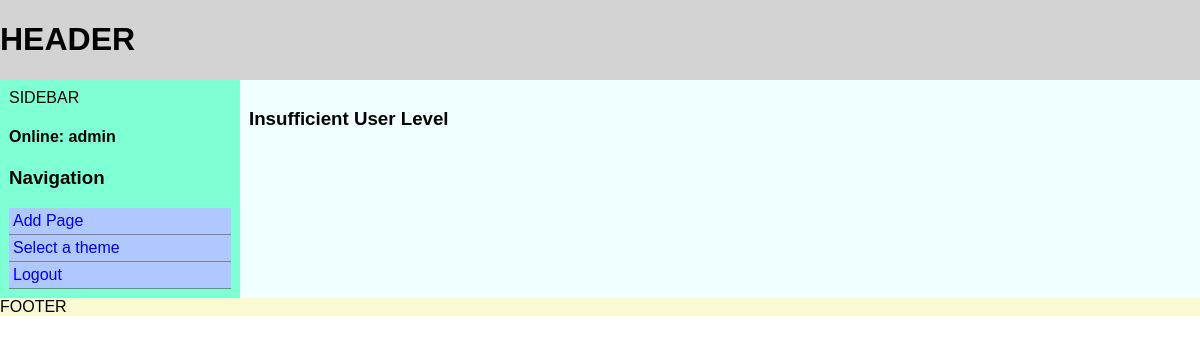
/index.php (signed in), run on the app's committed database.
### tables this page shows
CREATE TABLE IF NOT EXISTS `routes` (
  `routeid` int(11) NOT NULL AUTO_INCREMENT,
  `action` varchar(100) NOT NULL,
  `type` varchar(100) DEFAULT NULL,
  `id` tinyint(1) DEFAULT NULL,
  `mod_name` varchar(256) NOT NULL,
  `mod_real_name` varchar(256) NOT NULL,
  `mod_desc` mediumtext NOT NULL,
  `status` tinyint(1) NOT NULL,
  `tier` tinyint(4) NOT NULL,
  PRIMARY KEY (`routeid`)
);

CREATE TABLE IF NOT EXISTS `themes` (
  `tid` int(11) NOT NULL AUTO_INCREMENT,
  `theme_machine_name` varchar(255) DEFAULT NULL,
  `theme_display_name` varchar(255) DEFAULT NULL,
  `theme_desc` text NOT NULL,
  `status` tinyint(1) DEFAULT NULL,
  PRIMARY KEY (`tid`)
);

### includes/bootstrap.php (called while the page is built, shortened)
<?php
function boot($debug=False)
{
    t_sidebar(Theme::RenderMainNavMenu());
    Theme::GetActiveTheme();
}
?>

### index.php (called while the page is built, shortened)
<?php
include ("includes/bootstrap.php");
boot();
?>

### includes/classes/class_db.php (called while the page is built, shortened)
<?php
class DB
{
    protected $dbo;
    public function __construct()
    {
        try {
            $this->dbo = new PDO("mysql:host=" . DB_HOST . ";dbname=" . DB_NAME, DB_USER, DB_PASSWORD);
        }
        catch(PDOException $e)
        {
            $this->dbo = $e->errorInfo;
        }
    }
    public function GetActiveTheme()
    {
        $dbo = $this->dbo;
        $stmt = $dbo->prepare("SELECT theme_machine_name FROM themes WHERE status = 1 LIMIT 1");
        $result = $stmt->execute(array());
        if ($result)
        {
            $theme_machine_name = $stmt->fetch();
            return $theme_machine_name['theme_machine_name'];
        }
        return False;
    }
    public function GetSidebarItems()
    {
        $dbo = $this->dbo;
        $sql = "SELECT action,type,id,mod_real_name,tier FROM routes WHERE status=1";
        $stmt = $dbo->prepare($sql);
        $result  = $stmt->execute(array());
        if ($result)
        {
            $items = $stmt->fetchAll(PDO::FETCH_ASSOC);
            return $items;
        }
    }
}
?>

### includes/classes/class_theme.php (the view, shortened to what this page needs)
<?php
class Theme
{
    public static function GetActiveTheme()
    {
        $db = new DB();
        $theme = $db->GetActiveTheme();
        $theme_path = "themes/".$theme;
        if (is_dir($theme_path))
        {
            if (is_readable($theme_path."/theme.html"))
            {
                return True;
            }
        }
    }
    public static function RenderMainNavMenu()
    {
        $db = new DB();
        $items = $db->GetSidebarItems();
        $html = "<ul id='main-nav' class='nav'>";
        foreach ($items as $item)
        {
            if ((Security::IsLoggedIn()== True) and ($item['action']=='login')) continue;
            if ($item['id'] == 1) continue;
            $html .= "<li class='nav-item'>";
            $html.= "<a class='nav-link' href='".CMS_BASE_URI."?q=".$item['action'];
            if ($item['type']!=null)
            {
                $html.="/".$item['type'];
            }
            $html.="'>".$item['mod_real_name']."</a>";
        }
        $html.="</ul>";
        return $html;
    }
}

### themes/default/style.css (style rules this page uses)
* { box-sizing: border-box; }
body { margin: auto; font-family: Arial, helvetica, sans-serif; }
#container-outer { width: 100%; background-color: aqua; height: 100%; margin: 0px; }
#header { width: 100%; background-color: lightgray; overflow: hidden; }
.flex { display: flex; }
#container-inner { width: 100%; overflow: auto; }
#sidebar { width: 20%; background-color: aquamarine; float: left; display: block; padding: 9px; }
.nav { list-style: none; text-decoration: none; margin: 0; padding: 0; }
.nav-link { text-decoration: none; border-bottom: 1px solid gray; display: block; padding: 4px; }
.nav-link:link, .nav-link:visited { display: block; background: #afc8ff; }
#content { width: 80%; background-color: azure; float: right; display: block; padding: 9px; }
#footer { width: 100%; background-color: lightgoldenrodyellow; clear: both; overflow: hidden; }

### data on the page
routes: mod_real_name "Add Page"
routes: mod_real_name "Select a theme"
routes: mod_real_name "Logout"
themes: theme_machine_name "FOOTER"

### other printed values
$GLOBALS['sidebar'] "Online: admin Navigation"
$GLOBALS['content'] "Insufficient User Level"
